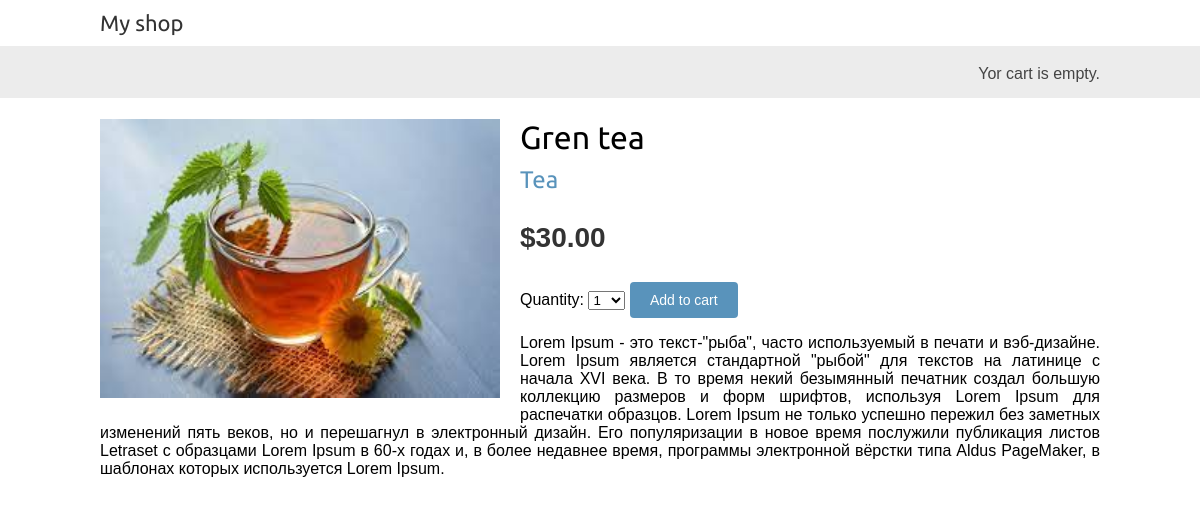
The app's page /1/gren-tea/ with its own data.
### shop/models.py (models this page shows, shortened)
class Product(models.Model):
    category = models.ForeignKey(Category,  # назначаем как первичный ключ к  Категории
                                 related_name='products',  # присваеваем связанное имя
                                 on_delete=models.CASCADE)  # ставим каскадный тип удаления
    name = models.CharField(max_length=200)
    slug = models.SlugField(max_length=200)
    image = models.ImageField(upload_to='products/%Y/%m/%d',  # выбираем куда загрузить  и фрматируем загрузку
                              blank=True)  # blank=True показывает что поле не обязательно
    description = models.TextField(blank=True)
    price = models.DecimalField(max_digits=10,  # max_digits максимальное кол цифр
                                decimal_places=2)  # decimal_places десятичные знаки
    available = models.BooleanField(default=True)
    created = models.DateTimeField(auto_now_add=True)
    updated = models.DateTimeField(auto_now=True)
    class Meta:
        ordering = ['name']  # имя товара
        indexes = [
            models.Index(fields=['id', 'slug']),  # много полярный индекс
            models.Index(fields=['name']),  # индексирование по полю name
            models.Index(fields=['-created']),  # так как есть минус индексируем по убыванию created
        ]

class Category(models.Model):
    name = models.CharField(max_length=200)
    slug = models.SlugField(max_length=200,
                            unique=True)  # unique означает уникальность
    class Meta:
        ordering = ['name']  # field для отображения
        indexes = [
            models.Index(fields=['name']),  # указываем поле для индексации
        ]
        verbose_name = 'category'
        verbose_name_plural = 'categories'
    def __str__(self):  # переопределили метод вывода
        return self.name
    def get_absolute_url(self):                       # метод для получения абсолютной ссылки
        return reverse('shop:product_list_by_category',  # viewname: имя шалона url указанного нами
                       args=[self.slug])                  # аргумент соответвует первому аргументу указанному в urls.py

### shop/views.py (the view)
# urls.py: path('<int:id>/<slug:slug>/', views.product_detail,
def product_detail(request, id, slug):
    product = get_object_or_404(
        Product,
        id=id,
        slug=slug,
        available=True)
    cart_product_form = CartAddProductForm()
    r = Recommender()
    recommended_products = r.suggest_products_for([product], 4)
    return render(request,
                  'shop/product/detail.html',
                  {'product': product,
                   'cart_product_form': cart_product_form,
                   'recommended_products': recommended_products})

### cart/forms.py
class CartAddProductForm(forms.Form):
    quantity = forms.TypedChoiceField(choices=PRODUCT_QUANTITY_CHOICES,
                                      coerce=int)
    override = forms.BooleanField(required=False,
                                  initial=False,
                                  widget=forms.HiddenInput)

### cart/cart.py (called while the page is built)
    def __len__(self):
        return sum(item['quantity'] for item in self.cart.values())

### cart/context_processor.py (called while the page is built)
def cart(request):
    return {'cart': Cart(request)}

### shop/recommender.py (called while the page is built, shortened)
    def get_product_key(self, id):
        return f'product:{id}:purchased_with'

    def suggest_products_for(self, products, max_results=6):
        product_ids = [p.id for p in products]
        if len(products) == 1:
            suggestions = r.zrange(
                             self.get_product_key(product_ids[0]),
                             0, -1, desc=True)[:max_results]
        suggested_products_ids = [int(id) for id in suggestions]
        suggested_products = list(Product.objects.filter(id__in=suggested_products_ids))
        suggested_products.sort(key=lambda x: suggested_products_ids.index(x.id))
        return suggested_products

### shop/templates/shop/product/detail.html (shortened to what this page needs)
{% extends "shop/base.html" %}
{% load static %}
{% block content %}
  <div class="product-detail">
    <img src="{% if product.image %}{{ product.image.url }}{% else %}
    {% static 'img/no_image.png' %}{% endif %}">
    <h1>{{ product.name }}</h1>
    <h2>
      <a href="{{ product.category.get_absolute_url }}">
        {{ product.category }}
      </a>
    </h2>
    <p class="price">${{ product.price }}</p>
    <form action="{% url 'cart:cart_add' product.id %}" method="post">
      {{ cart_product_form }}
      <input type="submit" value="Add to cart">
    </form>
    {{ product.description|linebreaks }}
  </div>
{% endblock %}

### shop/static/css/base.css (style rules this page uses)
body { margin:0; padding:0; font-family:helvetica, sans-serif; }
h1, h2, h3, h4, h5 , h6 { font-family: 'Ubuntu', sans-serif; font-weight:normal; }
a { text-decoration:none; color:#5993bb; }
a.button, input[type="submit"] { color:#fff; background:#5993bb; border-radius:4px; padding:10px 20px; font-size:14px; border:0; }
.product-detail { text-align:justify; }
.product-detail .price { color:#333; font-size:28px; font-weight:bold; }
.product-detail img { width:40%; float:left; padding:0 20px 20px 0; }
.product-detail h1 { margin-bottom:0; }
.product-detail h2 { margin-top:10px; }

### records on screen
Product: image (picture), name "Gren tea", category "Tea", price "30.00", description "Lorem Ipsum - это текст-\"рыба\", часто используемый в печати и вэб-дизайне. Lorem Ipsum является стандартной \"рыбой\" для текстов на латинице с начала XVI века. В то время некий безымянный печатник создал большую коллекцию размеров и форм шрифтов, используя Lorem Ipsum для распечатки образцов. Lorem Ipsum не только успешно пережил без заметных изменений пять веков, но и перешагнул в электронный дизайн. Его популяризации в новое время послужили публикация листов Letraset с образцами Lorem Ipsum в 60-х годах и, в более недавнее время, программы электронной вёрстки типа Aldus PageMaker, в шаблонах которых используется Lorem Ipsum."
